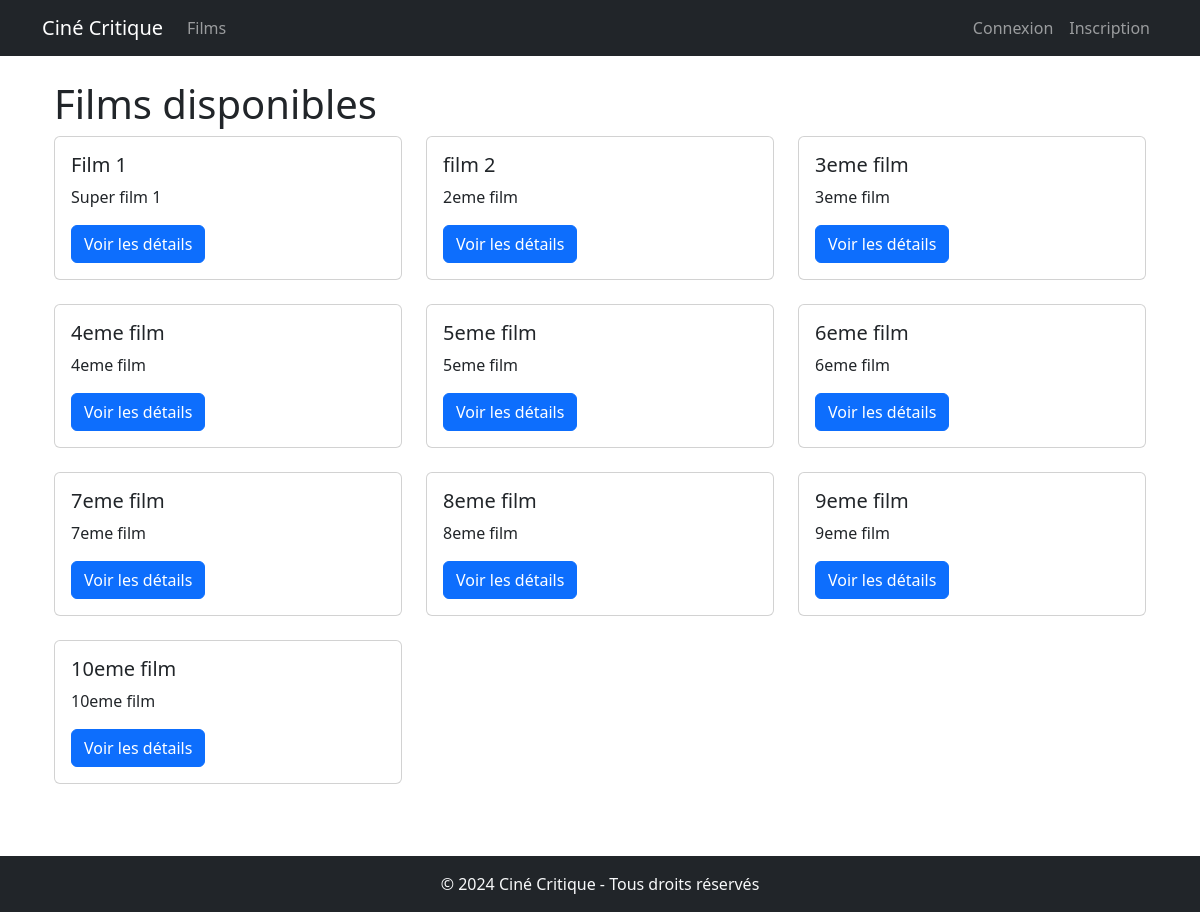
Page /movies/ on the committed database.
### app_movies/models.py (models this page shows, shortened)
class Movie(models.Model):
    title = models.CharField(max_length=200)
    description = models.TextField()
    release_date = models.DateField()
    created_at = models.DateTimeField(auto_now_add=True)

### app_movies/views.py (the view)
# urls.py: path("", views.MovieListView.as_view(), name="movie_list"),
class MovieListView(ListView):
    model = Movie
    template_name = "movies/movie_list.html"
    context_object_name = "movies"

### app_movies/templates/movies/movie_list.html
{% extends 'base.html' %}
{% block content %}
<div class="container">
    <h1>Films disponibles</h1>
    <div class="row">
        {% for movie in movies %}
        <div class="col-md-4 mb-4">
            <div class="card">
                <div class="card-body">
                    <h5 class="card-title">{{ movie.title }}</h5>
                    <p class="card-text">{{ movie.description|truncatewords:30 }}</p>
                    <a href="{% url 'movies:movie_detail' movie.pk %}" class="btn btn-primary">
                        Voir les détails
                    </a>
                </div>
            </div>
        </div>
        {% endfor %}
    </div>
</div>
{% endblock %}

### app_movies/templates/base.html (shortened to what this page needs)
<!DOCTYPE html>
<html lang="fr">
<head>
    <link href="https://cdn.jsdelivr.net/npm/bootstrap@5.3.0/dist/css/bootstrap.min.css" rel="stylesheet">
</head>
<body>
    <nav class="navbar navbar-expand-lg navbar-dark bg-dark mb-4">
        <div class="container">
            <a class="navbar-brand" href="{% url 'movies:movie_list' %}">Ciné Critique</a>
            <div class="collapse navbar-collapse" id="navbarNav">
                <ul class="navbar-nav me-auto">
                    <li class="nav-item">
                        <a class="nav-link" href="{% url 'movies:movie_list' %}">Films</a>
                    </li>
                </ul>
                <ul class="navbar-nav">
                    {% if user.is_authenticated %}
                    <li class="nav-item">
                        <span class="nav-link">Bienvenue, {{ user.username }}</span>
                    </li>
                    <li class="nav-item">
                        <a class="nav-link" href="{% url 'logout' %}">Déconnexion</a>
                    </li>
                    {% else %}
                    <li class="nav-item">
                        <a class="nav-link" href="{% url 'login' %}">Connexion</a>
                    </li>
                    <li class="nav-item">
                        <a class="nav-link" href="{% url 'register' %}">Inscription</a>
                    </li>
                    {% endif %}
                </ul>
            </div>
        </div>
    </nav>
    <div class="container">
        {% block content %}
        {% endblock %}
    </div>
    <footer class="bg-dark text-light mt-5 py-3">
        <div class="container">
            <p class="text-center mb-0">© 2024 Ciné Critique - Tous droits réservés</p>
        </div>
    </footer>
</body>
</html>

### rows in the picture
Movie: title "Film 1", description "Super film 1"
Movie: title "film 2", description "2eme film"
Movie: title "3eme film", description "3eme film"
Movie: title "4eme film", description "4eme film"
Movie: title "5eme film", description "5eme film"
Movie: title "6eme film", description "6eme film"
Movie: title "7eme film", description "7eme film"
Movie: title "8eme film", description "8eme film"
Movie: title "9eme film", description "9eme film"
Movie: title "10eme film", description "10eme film"
